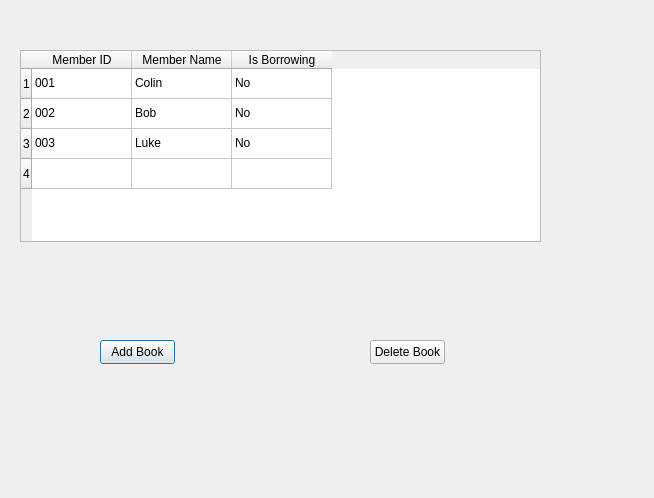
<?xml version="1.0" encoding="UTF-8"?>
<ui version="4.0">
 <class>manageMembers</class>
 <widget class="QDialog" name="manageMembers">
  <property name="geometry">
   <rect>
    <x>0</x>
    <y>0</y>
    <width>654</width>
    <height>498</height>
   </rect>
  </property>
  <property name="windowTitle">
   <string>Dialog</string>
  </property>
  <widget class="QPushButton" name="addMembersButton">
   <property name="geometry">
    <rect>
     <x>100</x>
     <y>340</y>
     <width>75</width>
     <height>24</height>
    </rect>
   </property>
   <property name="text">
    <string>Add Book</string>
   </property>
  </widget>
  <widget class="QPushButton" name="deleteMembersButton">
   <property name="geometry">
    <rect>
     <x>370</x>
     <y>340</y>
     <width>75</width>
     <height>24</height>
    </rect>
   </property>
   <property name="text">
    <string>Delete Book</string>
   </property>
  </widget>
  <widget class="QTableWidget" name="tableWidget">
   <property name="geometry">
    <rect>
     <x>20</x>
     <y>50</y>
     <width>521</width>
     <height>192</height>
    </rect>
   </property>
   <row/>
   <row/>
   <row/>
   <row/>
   <column>
    <property name="text">
     <string>Member ID</string>
    </property>
   </column>
   <column>
    <property name="text">
     <string>Member Name</string>
    </property>
   </column>
   <column>
    <property name="text">
     <string>Is Borrowing</string>
    </property>
   </column>
   <item row="0" column="0">
    <property name="text">
     <string>001</string>
    </property>
   </item>
   <item row="0" column="1">
    <property name="text">
     <string>Colin</string>
    </property>
   </item>
   <item row="0" column="2">
    <property name="text">
     <string>No</string>
    </property>
   </item>
   <item row="1" column="0">
    <property name="text">
     <string>002</string>
    </property>
   </item>
   <item row="1" column="1">
    <property name="text">
     <string>Bob</string>
    </property>
   </item>
   <item row="1" column="2">
    <property name="text">
     <string>No</string>
    </property>
   </item>
   <item row="2" column="0">
    <property name="text">
     <string>003</string>
    </property>
   </item>
   <item row="2" column="1">
    <property name="text">
     <string>Luke</string>
    </property>
   </item>
   <item row="2" column="2">
    <property name="text">
     <string>No</string>
    </property>
   </item>
  </widget>
 </widget>
 <resources/>
 <connections/>
</ui>
